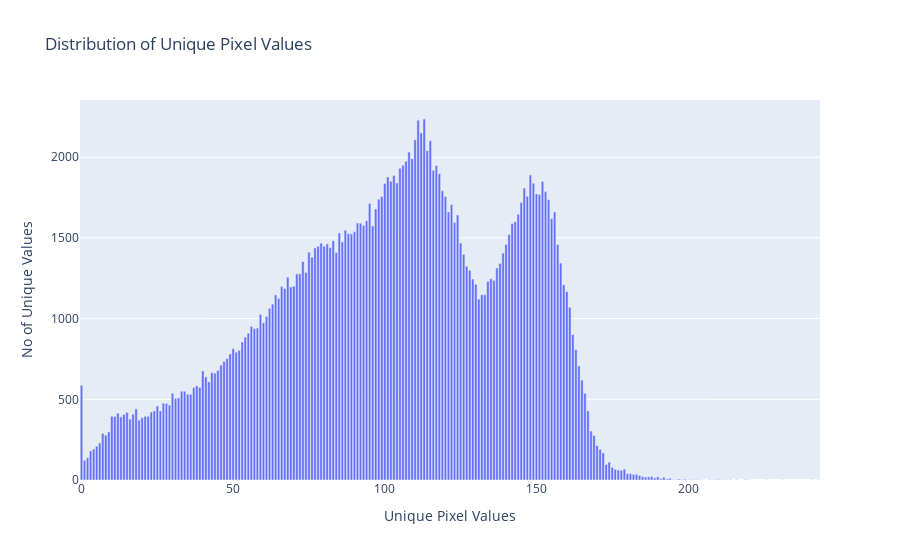

The cell this chart's notebook holds for it:
### Code cell
# graph to show distribution of image unique pixels
fig = go.Figure()

fig.add_trace(go.Bar(x = value, y = count))
fig.update_layout(title = 'Distribution of Unique Pixel Values', xaxis_title = 'Unique Pixel Values', yaxis_title = 'No of Unique Values', height = 600)
fig.show()

### Figure 1 — Plotly figure (JSON) as saved in the notebook; plotly's stock layout.template omitted (floating-point values rounded to 4 significant figures; data arrays with more than 128 entries replaced by an {"elided": "..."} marker saying what was removed)
{"data": [{"type": "bar", "x": {"elided": "221 int values"}, "y": {"elided": "221 int values"}}], "layout": {"autosize": true, "title": {"text": "Distribution of Unique Pixel Values"}, "xaxis": {"autorange": true, "range": [-0.5, 243.5], "title": {"text": "Unique Pixel Values"}, "type": "linear"}, "yaxis": {"autorange": true, "range": [0, 2355.0], "title": {"text": "No of Unique Values"}, "type": "linear"}}}
